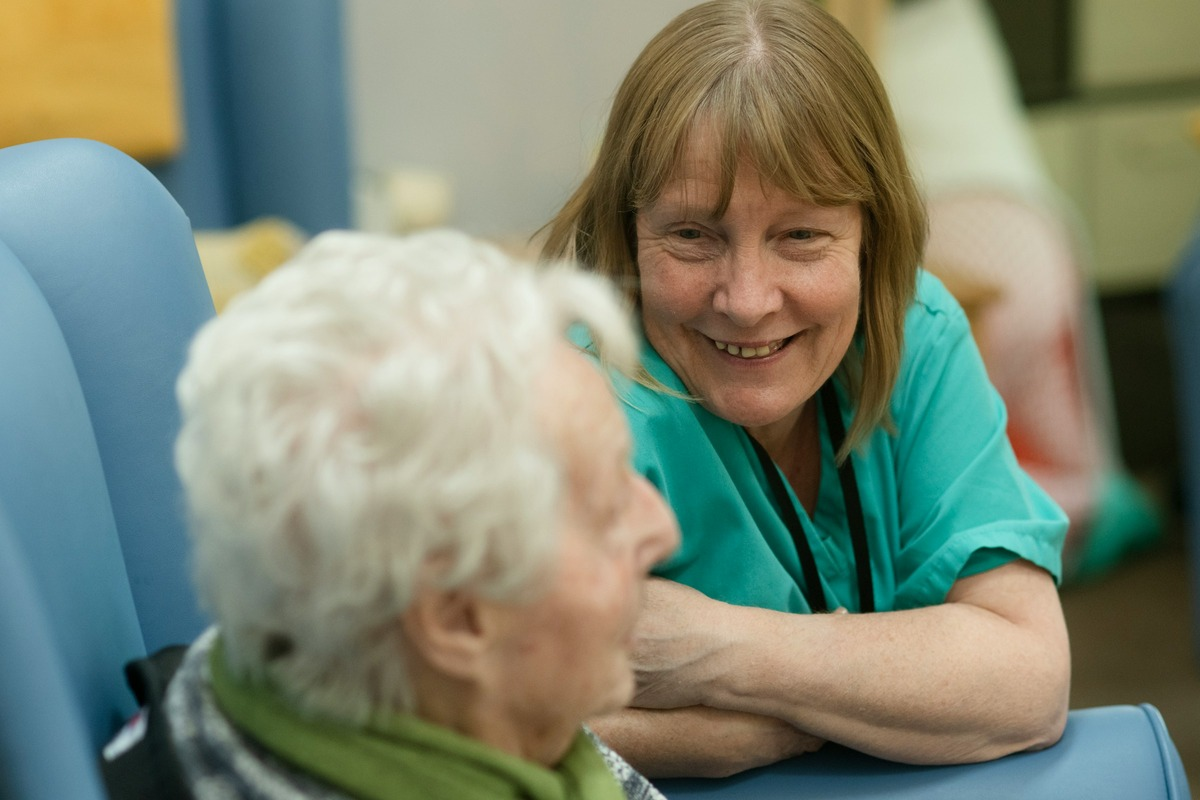
#> input picture blog-images/dementia-care-at-home/dementia-care-at-home-featured-no-text.jpg, 1200 x 800 px, given in place of carer2.jpg, which was not available; the run also reads 1 picture not shown here
$ python greenwood.py .. out.png
#> lines starting #> are read from the running program, lines starting #| are printed output that depends on the picture; pictures that were not available may be replaced by others from this repository, and a replacement may not be noted
import sys
import numpy as np
from PIL import Image, ImageDraw, ImageFilter, ImageFont

D = sys.argv[1]
G = D + '/g/'
F = D + '/fonts/'
OUT = sys.argv[2]
W, H = 1200, 800  # 3:2, same shape as the site's recent featured images (1024x683)
NAVY = (26, 48, 82)      # #1a3052 hero button / logo wordmark
TEAL = (156, 203, 194)   # #9ccbc2 logo leaves
AMBER = (229, 154, 88)   # #e59a58 hero panel / Get Started button
TEAL_PALE = (232, 243, 240)
BG = (248, 248, 248)     # #f8f8f8 page background
GREY = (84, 98, 118)
WHITE = (255, 255, 255)
fX = lambda s: ImageFont.truetype(F + 'DMSerifDisplay-Regular.ttf', int(s * 1.15))  # serif headings, as on the site
fB = lambda s: ImageFont.truetype(F + 'FiraSans-SemiBold.ttf', s)
fS = lambda s: ImageFont.truetype(F + 'FiraSans-Medium.ttf', s)


# [32 lines left out: functions soft, wrap, card, pill, not called in this run]


# ---------- featured: mirrors the homepage hero (orange panel with a curved edge over a photo) ----------
img = Image.new('RGBA', (W, H), BG + (255,))
ph = Image.open(G + 'ph/carer2.jpg').convert('RGB')
#> ph is the input picture: PIL image 1200x800 RGB; mean R, G, B 124.4, 133, 114.7
ph = ph.resize((int(ph.width * 820 / ph.height), 820), Image.LANCZOS)
#> ph: PIL image 1230x820 RGB
img.paste(ph, (W - ph.width + 150, -10))
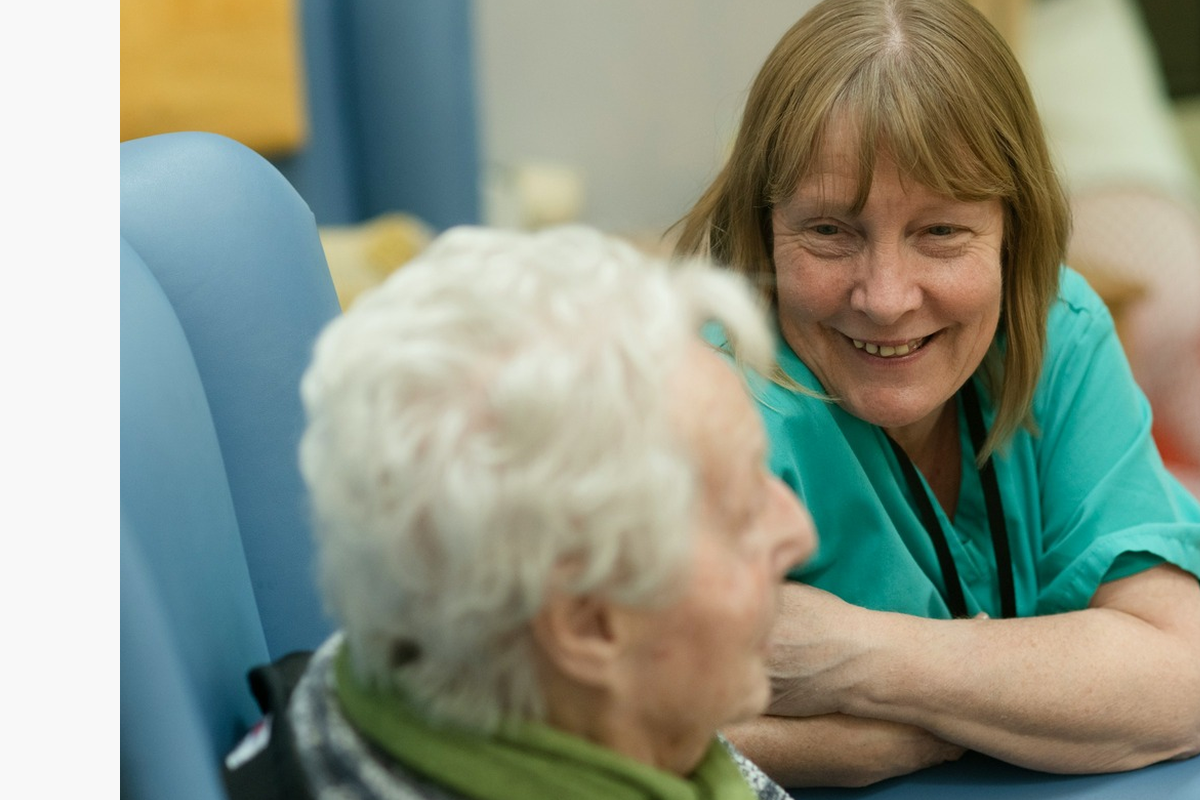
#> img: PIL image 1200x800 RGBA; mean R, G, B, A 141.2, 149, 133.2, 255
yy, xx = np.mgrid[0:H, 0:W].astype(np.float32)
edge = 700 * np.sqrt(np.clip(1 - ((H - yy) / 1000) ** 2, 0, 1))  # bulges right towards the bottom
panel = np.clip(edge - xx + 0.5, 0, 1)
lay = Image.new('RGBA', (W, H), AMBER + (255,))
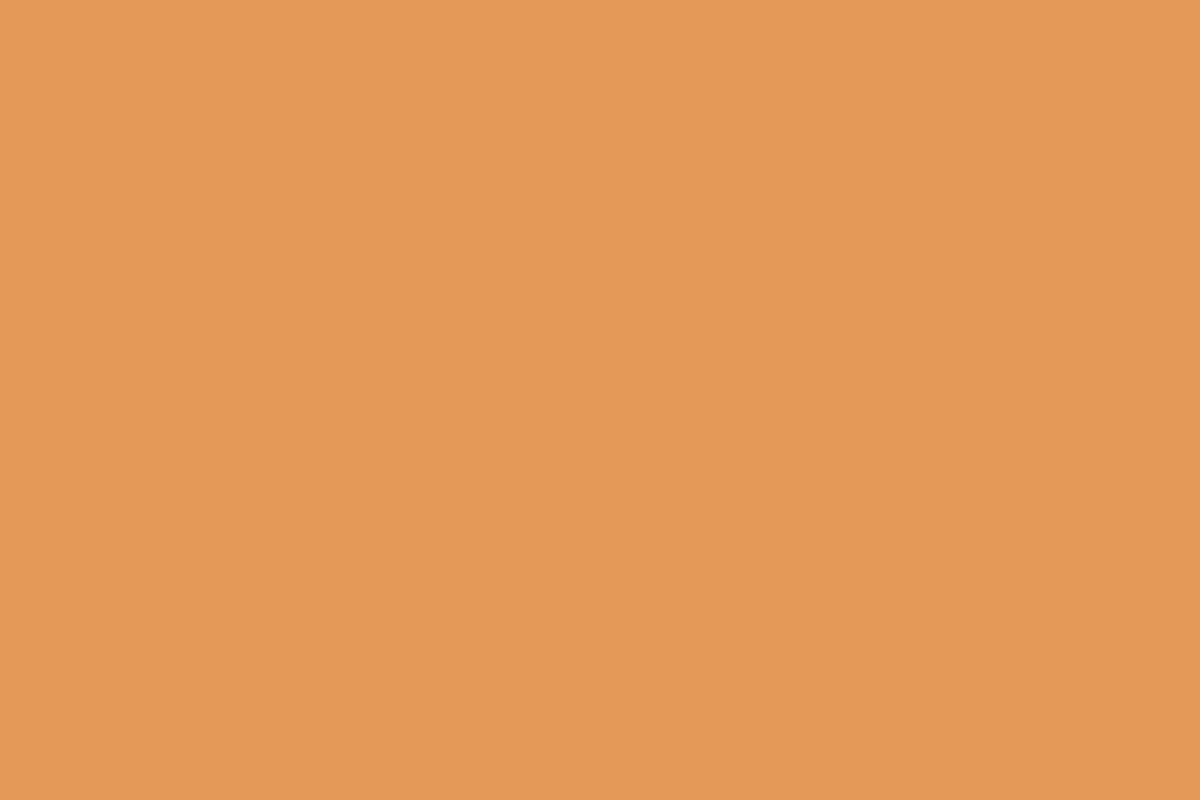
#> lay: PIL image 1200x800 RGBA; mean R, G, B, A 229, 154, 88, 255
lay.putalpha(Image.fromarray((panel * 255).astype(np.uint8)))
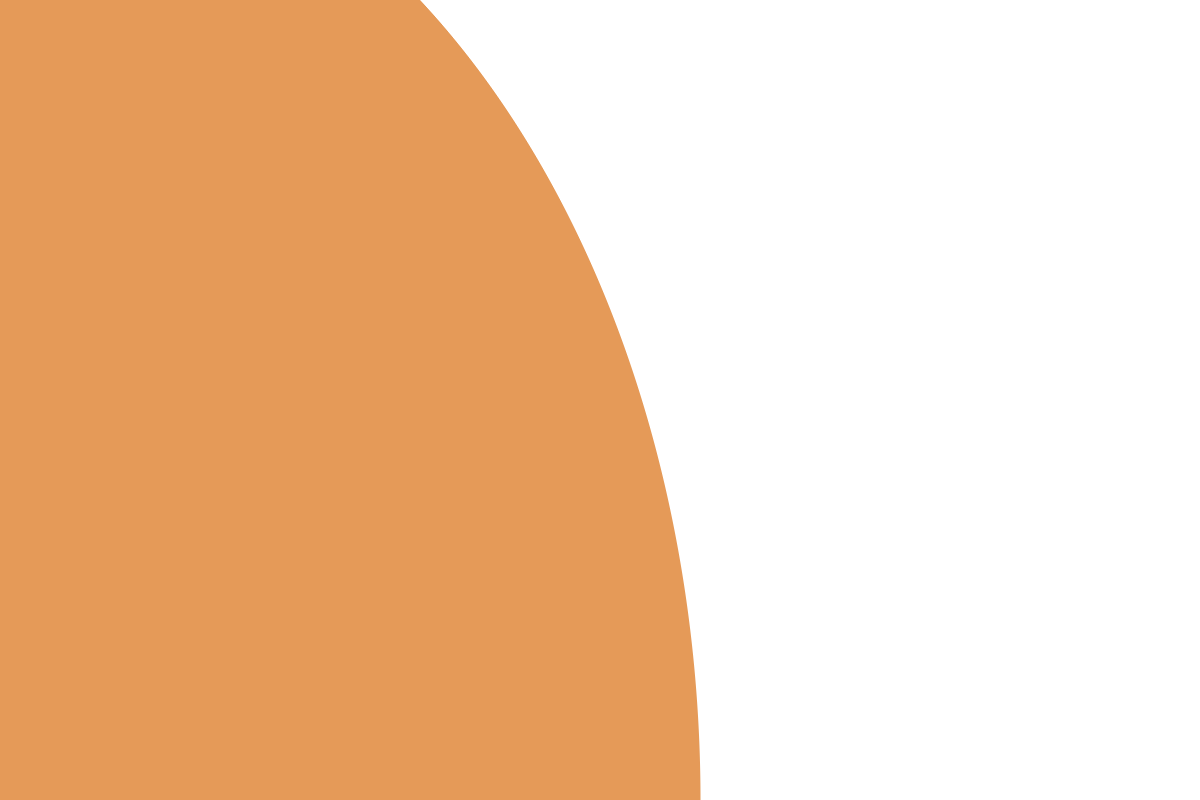
#> lay: PIL image 1200x800 RGBA; mean R, G, B, A 229, 154, 88, 130.9; transparent parts drawn white
img.alpha_composite(lay)
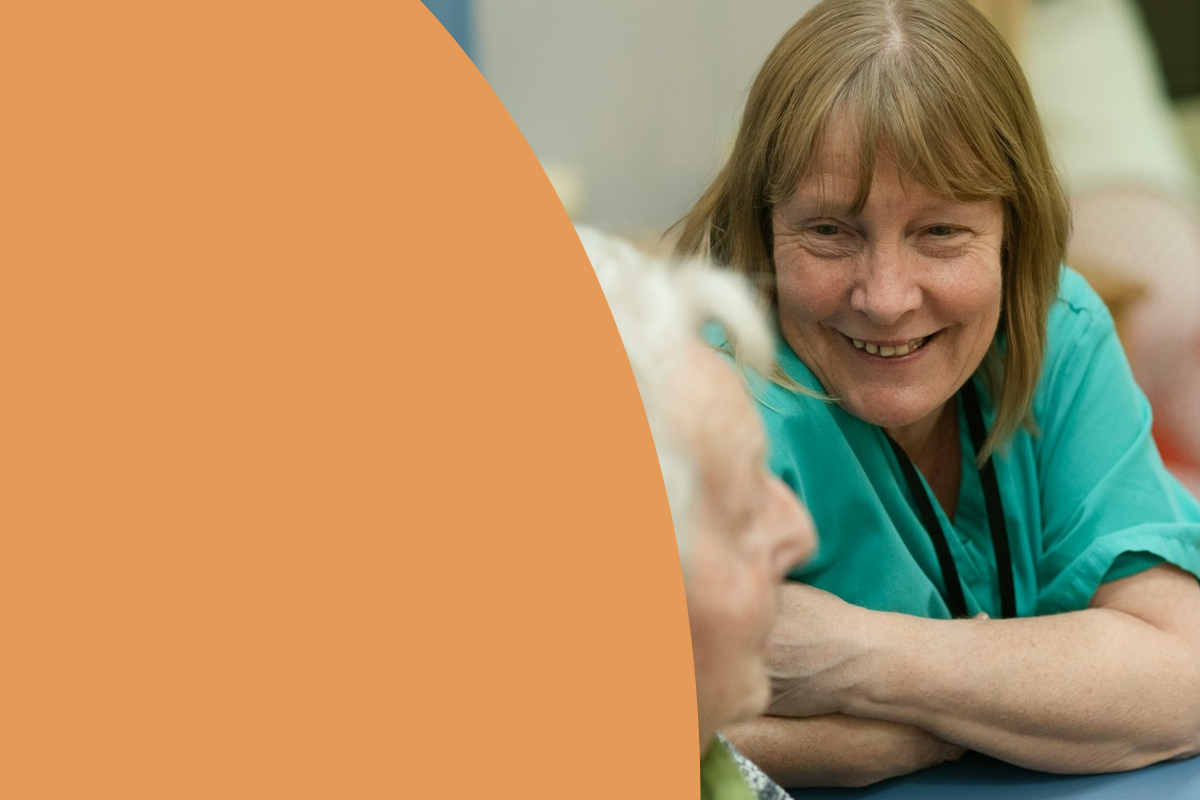
#> img: PIL image 1200x800 RGBA; mean R, G, B, A 181, 144.5, 99.3, 255
d = ImageDraw.Draw(img)
#> (the run stopped early here; a loop or call above may not have finished)
